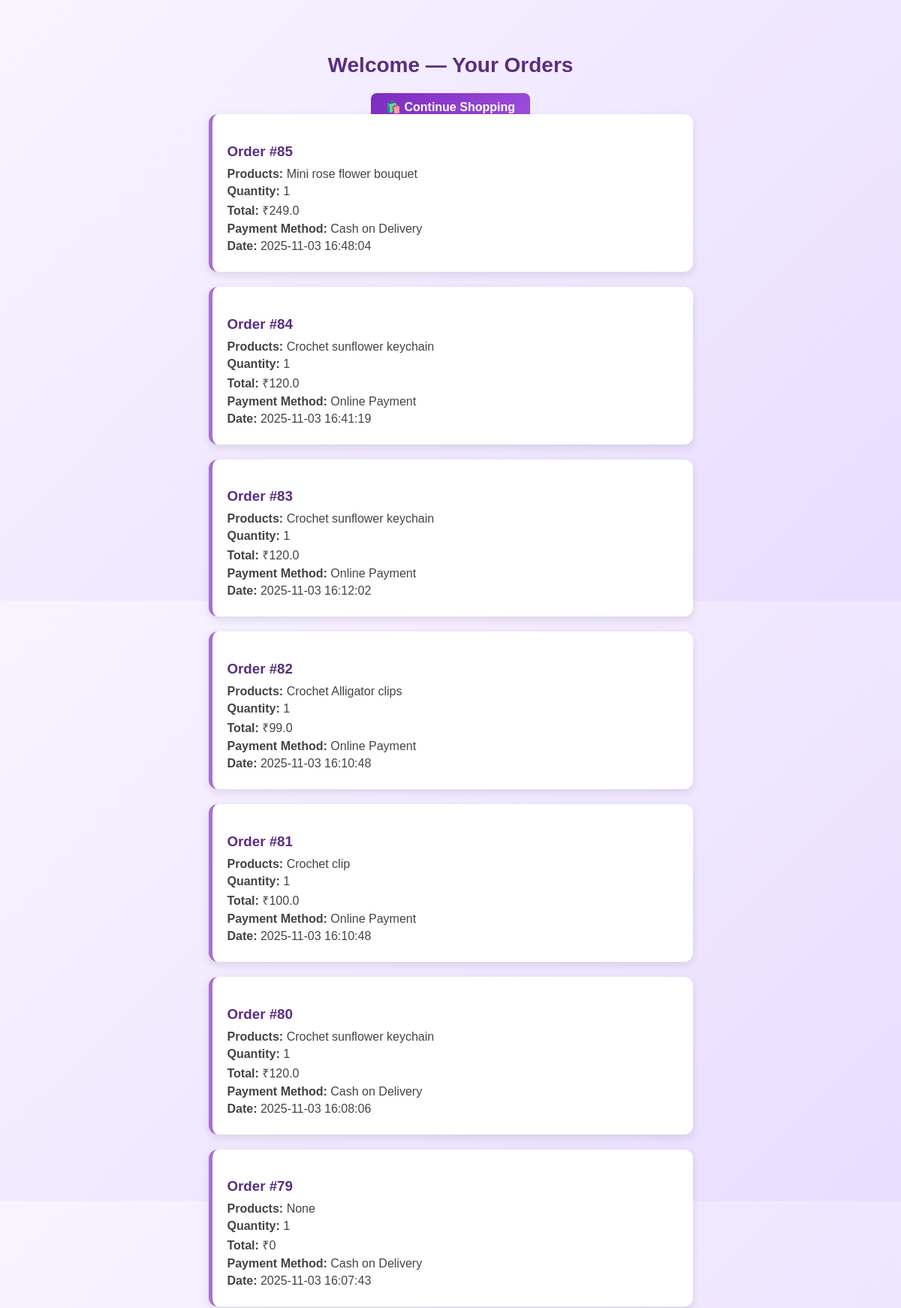
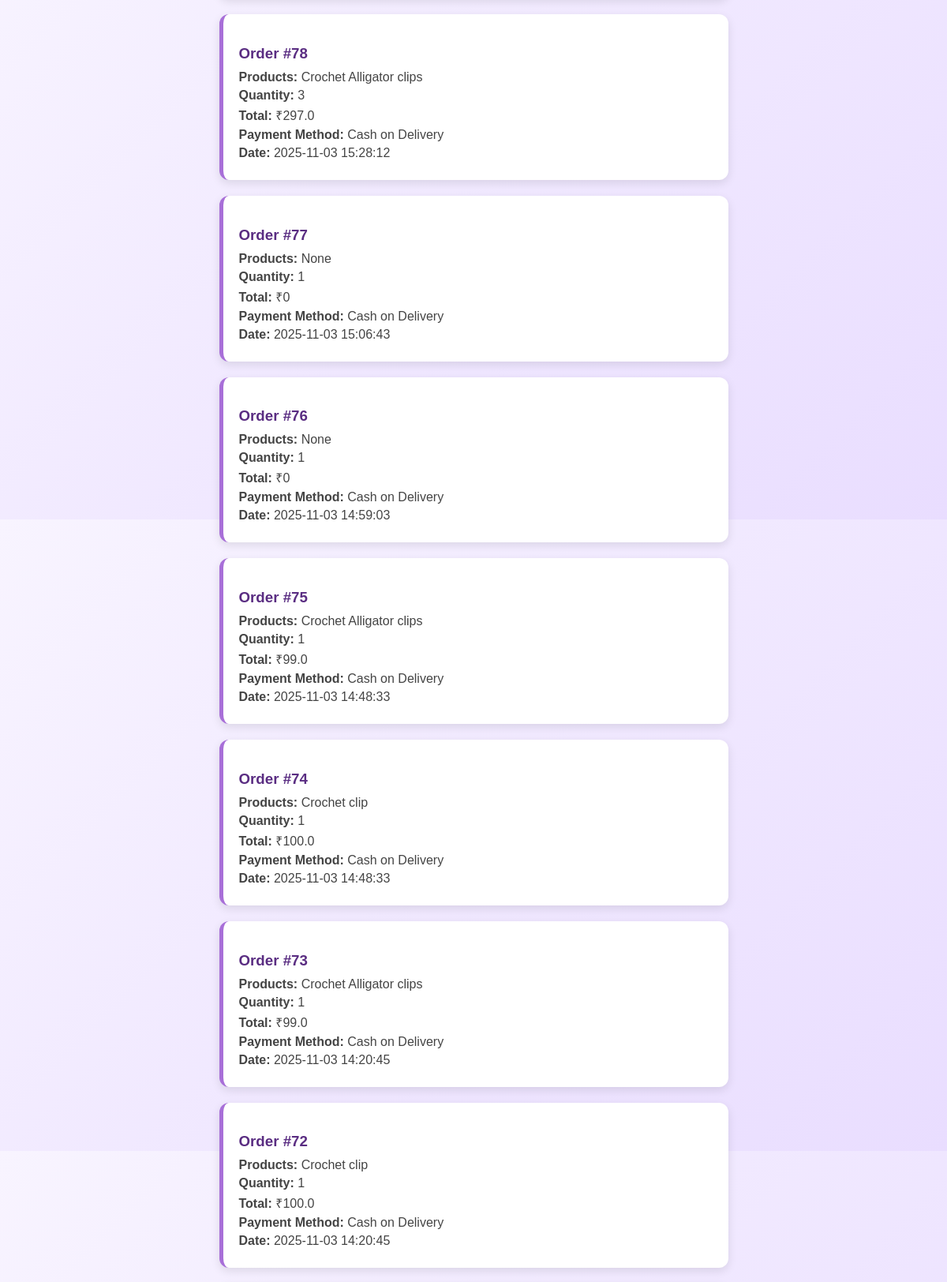
Screenshot of /my_orders (signed in, upper part) with the database file from the repository (2 pictures, top to bottom).
### tables this page shows
CREATE TABLE orders (
    id INTEGER PRIMARY KEY AUTOINCREMENT,
    name TEXT,
    phone TEXT,
    email TEXT,
    address TEXT,
    products TEXT,
    total TEXT,
    payment_method TEXT,
    payment_screenshot TEXT,
    razorpay_order_id TEXT,
    razorpay_payment_id TEXT,
    razorpay_signature TEXT,
    payment_status TEXT,
    date TEXT
, user_id INTEGER, quantity INTEGER, price_per_unit INTEGER);

### app.py (the view)
@app.route('/my_orders')
def my_orders():
    if 'user_id' not in session:
        return redirect('/login')
    user_id = int(session['user_id'])
    conn = sqlite3.connect('orders.db')
    c = conn.cursor()
    c.execute("SELECT id, products, quantity, price_per_unit, payment_method, date, payment_screenshot FROM orders WHERE user_id = ?ORDER BY id DESC", (user_id,))
    orders = c.fetchall()
    conn.close()
    orders_data = []
    for order in orders:
        order_id, products, quantity, price_per_unit, payment_method, date, payment_screenshot = order
        try:
            total = int(quantity) * float(price_per_unit)
        except (TypeError, ValueError):
            total = 0  # <-- 👈 formula here
        orders_data.append({
            "id": order_id,
            "products": products,
            "quantity": quantity,
            "price_per_unit": price_per_unit,
            "total": total,
            "payment_method": payment_method,
            "date": date,
            "payment_screenshot": payment_screenshot
        })
    return render_template('my_orders.html', orders=orders_data)

### templates/my_orders.html (shortened to what this page needs)
<!DOCTYPE html>
<html lang="en">
<head>
</head>
<body>
  <h2>Welcome {{ user_name }} — Your Orders</h2>
  <div class="continue-btn">
    <a href="/index" class="btn">🛍️ Continue Shopping</a>
  </div>
  <div class="orders-container">
    {% if orders %}
      {% for order in orders %}
        <div class="order-card">
          <h3>Order #{{ order.id }}</h3>
          <p><b>Products:</b> {{ order.products }}</p>
          <p><b>Quantity:</b> {{ order.quantity }}</p>
          <p><b>Total:</b> ₹{{ order.total }}</p>
          <p><b>Payment Method:</b> {{ order.payment_method }}</p>
          <p><b>Date:</b> {{ order.date }}</p>
        </div>
      {% endfor %}
    {% else %}
      <p class="no-orders">You have not placed any orders yet.</p>
    {% endif %}
  </div>
</body>
</html>

### templates/my_orders.html (style rules this page uses)
body { font-family: "Poppins", sans-serif; background: linear-gradient(135deg, #f8f4ff, #e9ddff); padding: 40px; }
h2 { text-align: center; color: #5a2d82; font-size: 28px; margin-bottom: 30px; }
.orders-container { display: flex; flex-direction: column; align-items: center; gap: 20px; }
.order-card { background: #fff; padding: 20px; border-radius: 12px; max-width: 600px; width: 100%; box-shadow: 0 4px 12px rgba(0,0,0,0.1); border-left: 5px solid #a86fd8; }
.order-card h3 { color: #5a2d82; margin-bottom: 10px; }
.order-card p { margin: 5px 0; color: #444; }
.btn { background: linear-gradient(135deg, #7b2cbf, #9d4edd); color: white; padding: 10px 20px; border: none; border-radius: 8px; cursor: pointer; text-decoration: none; font-weight: 600; transition: all 0.3s ease; }
.continue-btn { text-align: center; margin-top: 30px; }

### rows the page displays
orders: id "85", products "Mini rose flower bouquet", quantity "1", total "249.0", payment_method "Cash on Delivery", date "2025-11-03 16:48:04"
orders: id "84", products "Crochet sunflower keychain", quantity "1", total "120.0", payment_method "Online Payment", date "2025-11-03 16:41:19"
orders: id "83", products "Crochet sunflower keychain", quantity "1", total "120.0", payment_method "Online Payment", date "2025-11-03 16:12:02"
orders: id "82", products "Crochet Alligator clips", quantity "1", total "99.0", payment_method "Online Payment", date "2025-11-03 16:10:48"
orders: id "81", products "Crochet clip", quantity "1", total "100.0", payment_method "Online Payment", date "2025-11-03 16:10:48"
orders: id "80", products "Crochet sunflower keychain", quantity "1", total "120.0", payment_method "Cash on Delivery", date "2025-11-03 16:08:06"
orders: id "79", products "None", quantity "1", total "0", payment_method "Cash on Delivery", date "2025-11-03 16:07:43"
orders: id "78", products "Crochet Alligator clips", quantity "3", total "297.0", payment_method "Cash on Delivery", date "2025-11-03 15:28:12"
orders: id "77", products "None", quantity "1", total "0", payment_method "Cash on Delivery", date "2025-11-03 15:06:43"
orders: id "76", products "None", quantity "1", total "0", payment_method "Cash on Delivery", date "2025-11-03 14:59:03"
orders: id "75", products "Crochet Alligator clips", quantity "1", total "99.0", payment_method "Cash on Delivery", date "2025-11-03 14:48:33"
orders: id "74", products "Crochet clip", quantity "1", total "100.0", payment_method "Cash on Delivery", date "2025-11-03 14:48:33"
orders: id "73", products "Crochet Alligator clips", quantity "1", total "99.0", payment_method "Cash on Delivery", date "2025-11-03 14:20:45"
orders: id "72", products "Crochet clip", quantity "1", total "100.0", payment_method "Cash on Delivery", date "2025-11-03 14:20:45"
